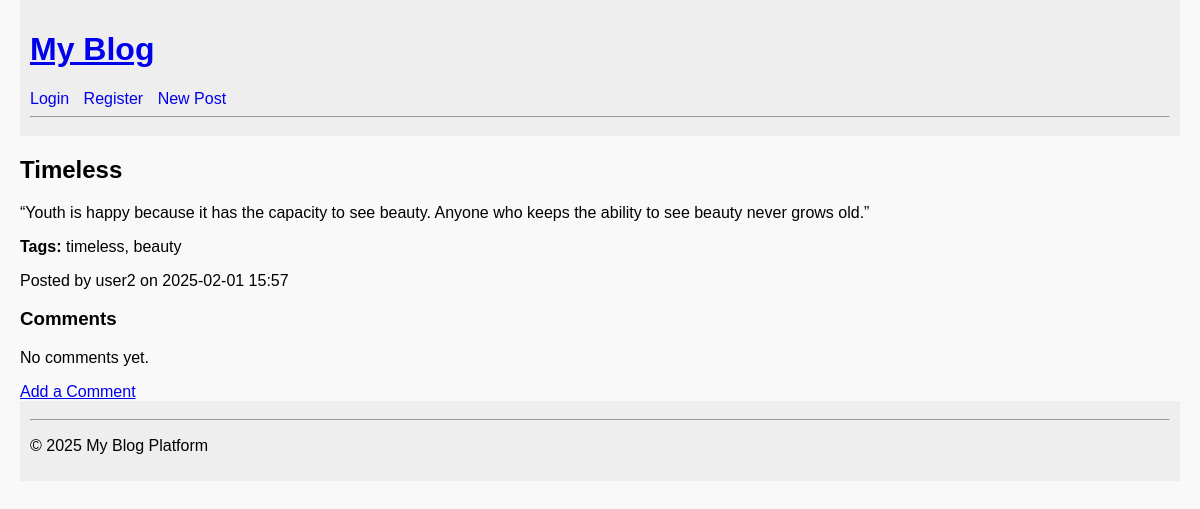
The page /posts/2 on the database its author committed.
### app/models.py (models this page shows, shortened)
class Post(db.Model):
    id = db.Column(db.Integer, primary_key=True)
    title = db.Column(db.String(140), nullable=False)
    content = db.Column(db.Text, nullable=False)
    tags = db.Column(db.String(140))  # comma-separated tags
    created_at = db.Column(db.DateTime, default=datetime.utcnow)
    user_id = db.Column(db.Integer, db.ForeignKey('user.id'), nullable=False)
    comments = db.relationship('Comment', backref='post', lazy='dynamic')
    liked_by = db.relationship('User', secondary=post_likes, backref=db.backref('liked_posts', lazy='dynamic'))

class User(UserMixin, db.Model):
    id = db.Column(db.Integer, primary_key=True)
    username = db.Column(db.String(80), unique=True, nullable=False)
    email = db.Column(db.String(120), unique=True, nullable=False)
    password_hash = db.Column(db.String(128))
    posts = db.relationship('Post', backref='author', lazy='dynamic')
    comments = db.relationship('Comment', backref='author', lazy='dynamic')

### app/posts/routes.py (the view, shortened to what this page needs)
@posts_bp.route('/<int:post_id>', methods=['GET'])
def get_post(post_id):
    post = Post.query.get_or_404(post_id)
    if request.accept_mimetypes.accept_html:
        return render_template('post_detail.html', post=post)

### app/templates/post_detail.html (shortened to what this page needs)
{% extends "base.html" %}
{% block content %}
  <article>
    <h2>{{ post.title }}</h2>
    <p>{{ post.content }}</p>
    <p><strong>Tags:</strong> {{ post.tags }}</p>
    <p>Posted by {{ post.author.username }} on {{ post.created_at.strftime('%Y-%m-%d %H:%M') }}</p>
  </article>
  <section>
    <h3>Comments</h3>
    {% for comment in post.comments %}
      <div class="comment" style="margin-left: 20px; border: 1px solid #ccc; padding: 10px; margin-bottom: 5px;">
        <p><strong>{{ comment.author.username }}:</strong> {{ comment.content }}</p>
        <small>{{ comment.created_at.strftime('%Y-%m-%d %H:%M') }}</small>
        <br>
        <a href="{{ url_for('comments.add_comment', post_id=post.id) }}?parent_id={{ comment.id }}">Reply</a>
      </div>
    {% else %}
      <p>No comments yet.</p>
    {% endfor %}
    <a href="{{ url_for('comments.add_comment', post_id=post.id) }}">Add a Comment</a>
  </section>
{% endblock %}

### app/static/style.css (style rules this page uses)
body { font-family: Arial, sans-serif; margin: 0; padding: 0 20px; background-color: #f9f9f9; }

### rows shown on the page
Post: title "Timeless", content "“Youth is happy because it has the capacity to see beauty. Anyone who keeps the ability to see beauty never grows old.”", tags "timeless, beauty", created_at "2025-02-01 15:57"
User: author.username "user2"
